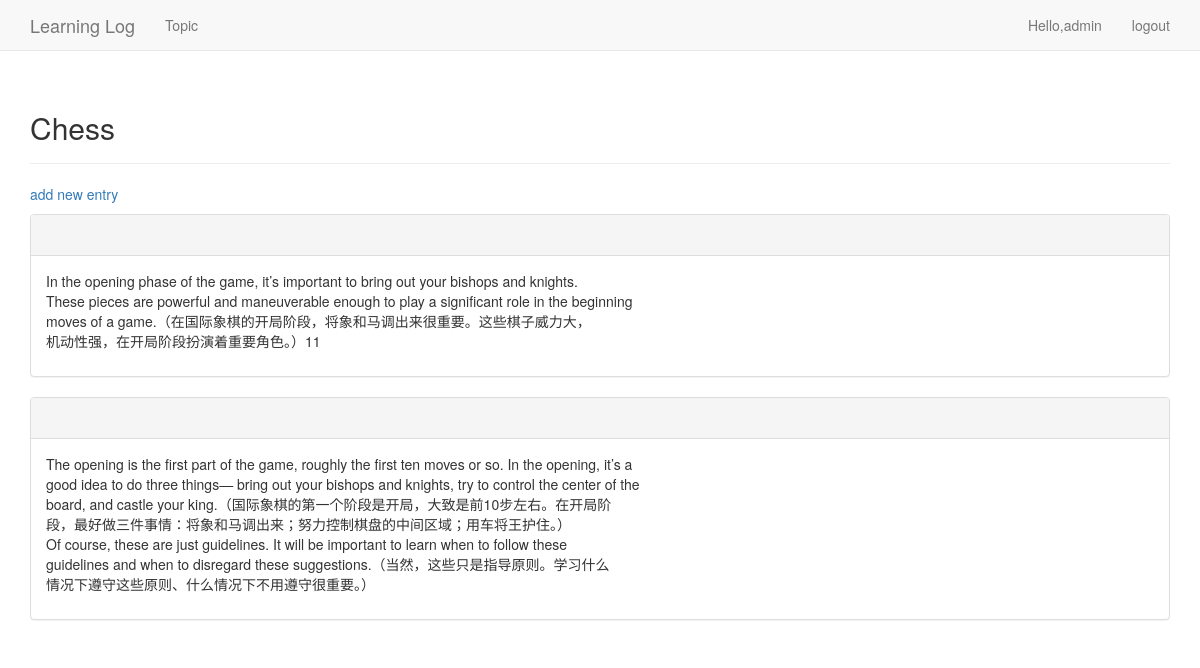
The page /topics/1/ (signed in) on the database its author committed.
### learning_logs/models.py (models this page shows, shortened)
class Topic(models.Model):
    text = models.CharField(max_length=200)
    data_added = models.DateTimeField(auto_now_add=True)
    owner = models.ForeignKey(User,on_delete=models.CASCADE)
    def __str__(self):
        return self.text

class Entry(models.Model):
    topic = models.ForeignKey(Topic,on_delete=models.CASCADE)
    text = models.TextField()
    data_added = models.DateTimeField(auto_now_add=True)
    class Meta:
        verbose_name_plural = 'entries'

### learning_logs/views.py (the view)
# urls.py: re_path('^topics/(?P<topic_id>\d+)/$',views.topic,name = "topic"),
@login_required
def topic(request,topic_id):
    topic = Topic.objects.get(id=topic_id)
    if topic.owner != request.user:
        raise  Http404
    entries = topic.entry_set.order_by('-data_added')
    context = {'topic':topic,"entries":entries}
    return render(request,'learning_logs/topic.html',context)

### learning_logs/templates/learning_logs/topic.html (shortened to what this page needs)
{% extends 'learning_logs/base.html' %}
{% block header %}
    <h2>{{ topic }}</h2>
{% endblock header %}
{% block content %}
    <p>
        <a href="{% url 'learning_logs:new_entry' topic.id %}">add new entry</a>
    </p>
    {% for entry in entries %}
        <div class="panel panel-default">
            <div class="panel-heading">
            </div>
            <div class="panel-body">
                {{ entry.text | linebreaks }}
            </div>
        </div>
    {% empty %}
        There are no entries for this topic yet.
    {% endfor %}
{% endblock content %}

### learning_logs/templates/learning_logs/base.html (shortened to what this page needs)
{% load bootstrap3 %}
<!DOCTYPE html>
<html lang="en">
    <head>
        {% bootstrap_css %}
    </head>
    <body>
        <nav class="navbar navbar-default navbar-static-top">
            <div class="container">
                <div class="navbar-header">
                    <a class="navbar-brand" href="{% url 'learning_logs:index' %}">
                        Learning Log
                    </a>
                </div>
                <div id="navbar" class="navbar-collapse collapse">
                    <ul class="nav navbar-nav">
                        <li>
                            <a href="{% url 'learning_logs:topics' %}">Topic</a>
                        </li>
                    </ul>
                    <ul class="nav navbar-nav navbar-right">
                        {% if user.is_authenticated %}
                            <li><a>Hello,{{ user.username }}</a></li>
                            <li><a href="{% url 'users:logout' %}">logout</a> </li>
                        {% else %}
                            <li><a href="{% url 'users:register' %}">register</a></li>
                            <li><a href="{% url 'users:login' %}">login</a></li>
                        {% endif %}
                    </ul>
                </div>
            </div>
        </nav>
        <div class="container">
            <div class="page-header">
                {% block header %}{% endblock header %}
            </div>
            <div>
                {% block content %}{% endblock content %}
            </div>
        </div>
    </body>
</html>

### rows shown on the page
Topic: text "Chess"
Entry: text "In the opening phase of the game, it’s important to bring out your bishops and knights. These pieces are powerful and maneuverable enough to play a significant role in the beginning moves of a game.（在国际象棋的开局阶段，将象和马调出来很重要。这些棋子威力大， 机动性强，在开局阶段扮演着重要角色。）11"
Entry: text "The opening is the first part of the game, roughly the first ten moves or so. In the opening, it’s a good idea to do three things— bring out your bishops and knights, try to control the center of the board, and castle your king.（国际象棋的第一个阶段是开局，大致是前10步左右。在开局阶 段，最好做三件事情：将象和马调出来；努力控制棋盘的中间区域；用车将王护住。） Of course, these are just guidelines. It will be important to learn when to follow these guidelines and when to disregard these suggestions.（当然，这些只是指导原则。学习什么 情况下遵守这些原则、什么情况下不用遵守很重要。）"

### other values the page prints
{{ user.username }} "admin"
